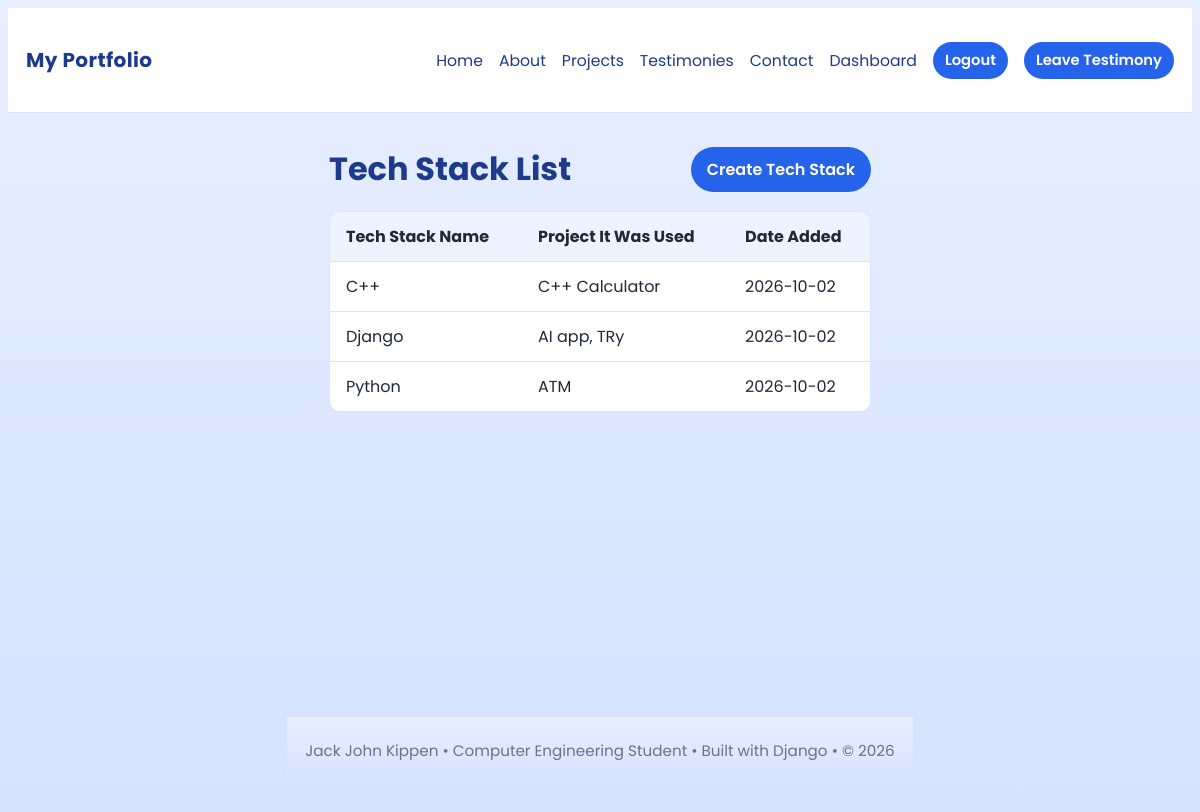
/dashboard/tech-stacks/ (signed in), run on the app's committed database.
### quiz1/models.py (models this page shows, shortened)
class TechStack(models.Model):
    name = models.CharField(max_length=100, unique=True)
    created_at = models.DateTimeField(auto_now_add=True)
    class Meta:
        ordering = ['name']

### quiz1/views.py (the view)
# urls.py: path('dashboard/tech-stacks/', views.tech_stack_dashboard_list, name='dashboard_tech_stacks'),
@login_required
@user_passes_test(lambda user: user.is_superuser, login_url='login')
def tech_stack_dashboard_list(request):
    tech_stacks = TechStack.objects.prefetch_related('projects').all()
    tech_rows = []
    for tech_stack in tech_stacks:
        tech_rows.append({
            'tech_stack': tech_stack,
            'project_names': [project.project_name for project in tech_stack.projects.all()],
        })
    return render(request, 'dashboard_tech_stacks.html', {'tech_stacks': tech_rows})

### templates/dashboard_tech_stacks.html (shortened to what this page needs)
{% extends 'base.html' %}
{% block content %}
<div style="display:flex;justify-content:space-between;align-items:center;margin-bottom:18px;">
  <h1 style="color:var(--primary);margin:0;">Tech Stack List</h1>
  <a href="{% url 'dashboard_tech_stack_create' %}" style="display:inline-block;padding:10px 16px;border-radius:999px;background:var(--button);color:#fff;text-decoration:none;font-weight:600;">Create Tech Stack</a>
</div>
<div style="overflow-x:auto;border:1px solid var(--borders);background:var(--card);border-radius:12px;">
  <table style="width:100%;border-collapse:collapse;min-width:540px;">
    <thead>
      <tr style="background:#eef4ff;">
        <th style="padding:12px 16px;text-align:left;border-bottom:1px solid var(--borders);">Tech Stack Name</th>
        <th style="padding:12px 16px;text-align:left;border-bottom:1px solid var(--borders);">Project It Was Used</th>
        <th style="padding:12px 16px;text-align:left;border-bottom:1px solid var(--borders);">Date Added</th>
      </tr>
    </thead>
    <tbody>
      {% for item in tech_stacks %}
      <tr>
        <td style="padding:12px 16px;border-bottom:1px solid var(--borders);">{{ item.tech_stack.name }}</td>
        <td style="padding:12px 16px;border-bottom:1px solid var(--borders);">{{ item.project_names|join:', ' }}</td>
        <td style="padding:12px 16px;border-bottom:1px solid var(--borders);">{{ item.tech_stack.created_at|date:'Y-m-d' }}</td>
      </tr>
      {% empty %}
      <tr>
        <td colspan="3" style="padding:16px;text-align:center;color:var(--text-secondary);">No tech stacks found.</td>
      </tr>
      {% endfor %}
    </tbody>
  </table>
</div>
{% endblock %}

### templates/base.html (style rules this page uses)
:root { --bg: linear-gradient(180deg, #e7eeff 0%, #d6e2ff 100%); --card: #FFFFFF; --nav: #FFFFFF; --primary: #1E3A8A; --button: #2563EB; --button-hover: #1D4ED8; --text-main: #1F2937; --text-secondary: #6B7280; --borders: #D6E4FF; }
body { font-family: 'Poppins', Arial, sans-serif; color:var(--text-main); background:var(--bg); }

### data on the page
TechStack: tech_stack.name "C++", project_names "C++ Calculator", tech_stack.created_at "2026-10-02"
TechStack: tech_stack.name "Django", project_names "AI app, TRy", tech_stack.created_at "2026-10-02"
TechStack: tech_stack.name "Python", project_names "ATM", tech_stack.created_at "2026-10-02"
